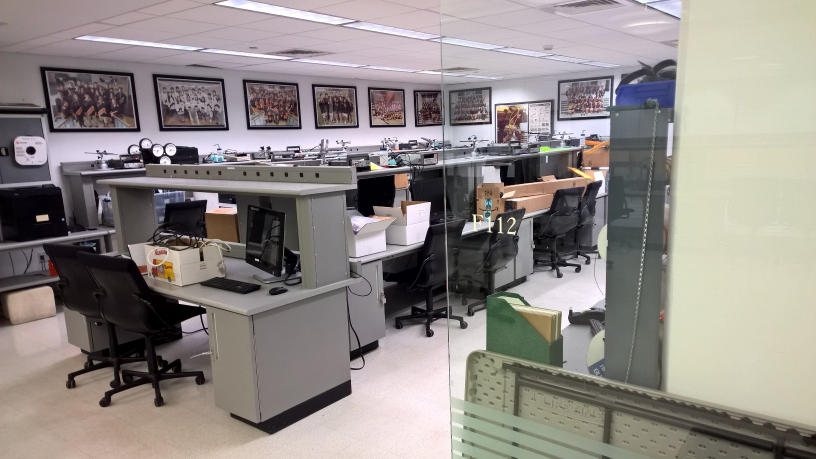
#> input picture prev_work_python/sample1.jpg, 1632 x 918 px (shown at 1/2 size)
$ python sfm_new.py sample1.jpg sample2.jpg
#> lines starting #> are read from the running program, lines starting #| are printed output that depends on the picture; after the words box and inside, x2 and y2 are one past the last pixel; in counts of white or black regions, pixels touching at a corner belong together; long printed decimals are rounded
### prev_work_python/match_features.py
import cv2
import imutils
from matplotlib import pyplot as plt
import numpy as np

orb = cv2.ORB_create()
FLANN_INDEX_LSH = 6

def match_features_orb(im1, im2):
    kpA, desA = orb.detectAndCompute(im1, None)
    kpB, desB = orb.detectAndCompute(im2, None)
    bf = cv2.BFMatcher(cv2.NORM_HAMMING, crossCheck = True)
    matches = bf.match(desA, desB)
    goodKeyPointsA = []
    goodKeyPointsB = []
    print(matches)
    for i, match in enumerate(matches):
        '''
        if len(match) < 2:
            print(i, "could not unpack error")
            continue
        m, n = match
        '''
        if matches[i].distance < 45: # * matches[i][1].distance: # Aparently determined in some paper to work well
            goodMatch = match
            goodKeyPointsA.append(kpA[goodMatch.queryIdx])
            goodKeyPointsB.append(kpB[goodMatch.trainIdx])

    return goodKeyPointsA, goodKeyPointsB

# [51 lines left out: functions match_features_orb_desc, find_keypoints, test, not called in this run]


#test()

### prev_work_python/triangles.py
import numpy as np

def triangulation(r, t, k, p1, p2):
    invK = np.linalg.inv(k)
    h1 = np.array([p1[0], p1[1], 1])
    h2 = np.array([p2[0], p2[1], 1])

    a = hat(invK @ h2)
    b = invK @ h1

    part1 = a @ b
    part2 = a @ t

    z1 = -part1 / part2

    if z1[-1] < 0:
        return None
    else:
        return invK @ (z1 * h1)

def hat(v):
    return np.array([[0, -v[2], v[1]],
                     [v[2], 0, -v[0]],
                     [-v[1], v[0], 0]])

### prev_work_python/sfm_new.py
from match_features import match_features_orb as mf
from triangles import triangulation
import sys
import cv2
import numpy as np
import imutils

FOCAL_LENGTH = 26

W = [[0, -1, 0], [1, 0, 0], [0, 0, 1]]
InvW = [[0, 1, 0], [-1, 0, 0], [0, 0, 1]]
Z = [[0, 1, 0], [-1, 0, 0], [0, 0, 0]]
K = np.diag([FOCAL_LENGTH, FOCAL_LENGTH, 1])

def find_eigenvalues(A):
    U, D, V_t = np.linalg.svd(A)
    print("Eigenvalues:")
    print(D)

def analyze_keypoints(keypoints1, keypoints2):
    assert(len(keypoints1) == len(keypoints2))

    coefficient_matrix = np.zeros((len(keypoints1), 9))
    for i in range(len(keypoints1)):
        pointA = keypoints1[i].pt
        pointB = keypoints2[i].pt
        coefficient_matrix[i][0] = pointA[0] * pointB[0]
        coefficient_matrix[i][1] = pointA[1] * pointB[0]
        coefficient_matrix[i][2] = pointB[0]
        coefficient_matrix[i][3] = pointA[0] * pointB[1]
        coefficient_matrix[i][4] = pointA[1] * pointB[1]
        coefficient_matrix[i][5] = pointB[1]
        coefficient_matrix[i][6] = pointA[0]
        coefficient_matrix[i][7] = pointA[1]
        coefficient_matrix[i][8] = 1

    U, D, V_t = np.linalg.svd(coefficient_matrix, full_matrices = False)
    essential_matrix = np.reshape(V_t[-1], (3, 3))

    U2, D2, Vt2 = np.linalg.svd(essential_matrix)
    D2 = [1, 1, 0]

    essential_matrix = U2 @ np.diag(D2) @ Vt2
    translation = U2 @ W @ np.diag(D2) @ U2.T
    rotation1 = U2 @ np.matrix(InvW) @ Vt2
    rotation2 = U2 @ np.matrix(InvW).T @ Vt2

    # find_eigenvalues(rotation)

    return essential_matrix, translation, [rotation1, rotation2]

def get_epipole(essential, pointA, pointB):
    x = np.append(np.array(pointB), 1)
    xt = np.transpose(np.append(np.array(pointA), 1))

    result = xt @ essential @ x

    return result

def find_epipole_error(keypoints, essential_matrix):
    total_error = 0
    for point in keypoints:
        total_error += get_epipole(essential_matrix, point.pt, point.pt)
    print("Average Error:")
    print(total_error / len(keypoints))

def validate_key_points(img1, img2):
    cv2.imshow('Image 1', img1)
    cv2.imshow('Image 2', img2)
    cv2.waitKey(0)

def print_3d_points(point_array):
    print("POINTS")
    for pt in point_array:
        print(pt)

def main():
    image1 = sys.argv[1]
    image2 = sys.argv[2]

    img1 = cv2.imread(image1)
#> img1 is the input picture: shape (918, 1632, 3); mean B, G, R 134.8, 138.3, 144.7
    img2 = cv2.imread(image2)
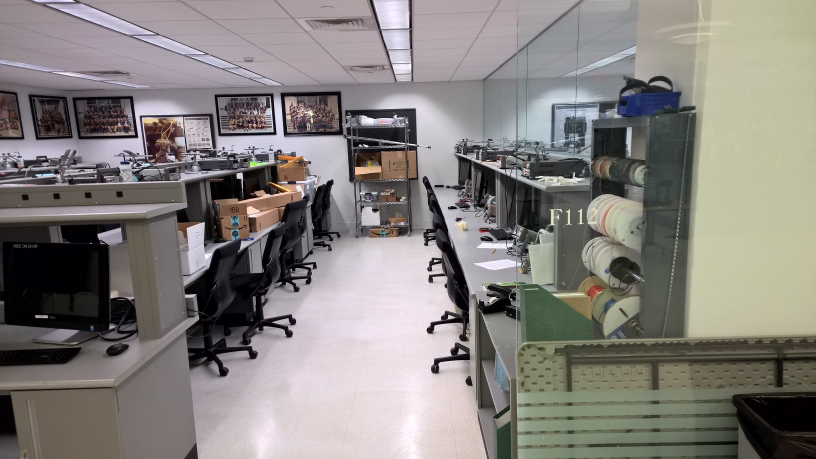
#> input picture prev_work_python/sample2.jpg, 1632 x 918 px (shown at 1/2 size)
#> img2 is the input picture: shape (918, 1632, 3); mean B, G, R 125.6, 129.1, 133.4

    img1 = imutils.resize(img1, width=500)
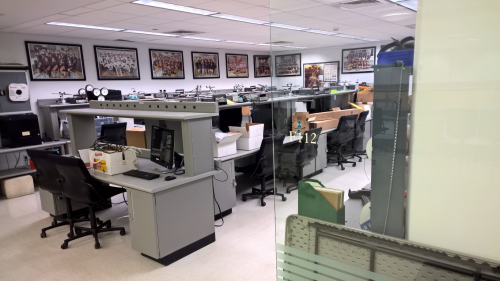
#> img1: shape (281, 500, 3); mean B, G, R 134.8, 138.3, 144.7
    img2 = imutils.resize(img2, width=500)
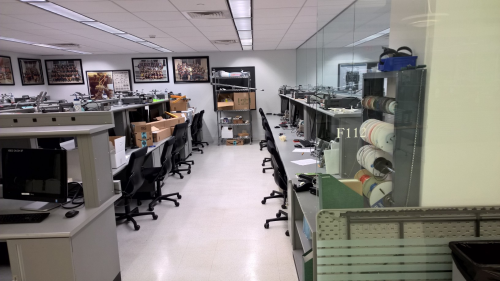
#> img2: shape (281, 500, 3); mean B, G, R 125.6, 129.1, 133.4

    keypoints1, keypoints2 = mf(img1, img2)
#> in match_features_orb, `kpA, desA = orb.detectAndCompute(im1, None)`: kpA = 500 keypoints; strongest (x, y, size): (96, 97, 31), (96, 94, 31), (101, 97, 31), (106, 92, 37.2)
#> in match_features_orb, `kpB, desB = orb.detectAndCompute(im2, None)`: kpB = 500 keypoints; strongest (x, y, size): (168, 80, 31), (83, 83, 31), (267, 200, 31), (267, 220, 31)
#> in match_features_orb, `matches = bf.match(desA, desB)`: matches = 162 matches
#> (printed output is left out)
#> after the loop in match_features_orb, `for i, match in enumerate(matches):`: goodKeyPointsA = 10 keypoints; (x, y, size): (263, 125, 37.2), (299, 75, 31), (342, 169, 31), (305, 69, 44.6), (230, 209, 31), (152, 78, 53.6), (341, 76, 44.6), (368, 187, 53.6), (306, 69, 53.6), (328, 137, 64.3); goodKeyPointsB = 10 keypoints; (x, y, size): (174, 82, 31), (124, 137, 37.2), (122, 137, 44.6), (137, 228, 44.6), (81, 84, 44.6), (177, 60, 44.6), (90, 78, 53.6), (91, 79, 64.3), (135, 86, 53.6), (113, 176, 92.6)
#> keypoints1 has the same summary as goodKeyPointsA in match_features_orb; keypoints2 has the same summary as goodKeyPointsB in match_features_orb

    for i in range(0, len(keypoints1)):
        point = keypoints1[i].pt
        point = (int(point[0]), int(point[1]))
        cv2.circle(img1, point, 7, (0, 0, 20*i % 255), -1)
#> this loop made 10 passes
#> point on passes 1 to 10: (299, 75), (342, 169), (230, 209), (262, 124), (305, 69), (341, 76), (305, 69), (368, 186), (152, 77), (327, 136)
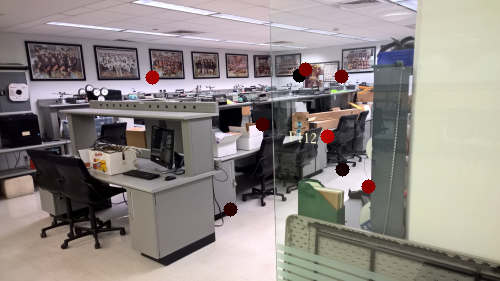
#> img1: shape (281, 500, 3); 0.93% of pixels changed, all inside (x1, y1, x2, y2) = (145, 62, 376, 217)
    for i in range(0, len(keypoints2)):
        point = keypoints2[i].pt
        point = (int(point[0]), int(point[1]))
        cv2.circle(img2, point, 7, (0, 0, 20*i % 255), -1)
#> this loop made 10 passes
#> point on passes 1 to 10: (80, 83), (136, 227), (177, 60), (122, 136), (89, 77), (134, 86), (91, 78), (123, 136), (174, 82), (113, 176)
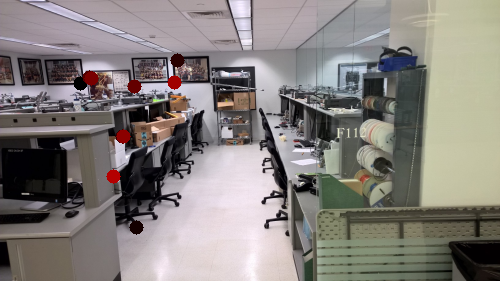
#> img2: shape (281, 500, 3); 0.87% of pixels changed, all inside (x1, y1, x2, y2) = (73, 53, 185, 235)

    # validate_key_points(img1, img2)

    essential_matrix, translation_matrix, rotations = analyze_keypoints(keypoints1, keypoints2)
#> the loop in analyze_keypoints, `for i in range(len(keypoints1)):` made 10 passes
#> (pointA, pointB) on passes 1 to 10: ((299, 75), (80.64, 83.52)), ((342, 169), (136.8, 227.5)), ((230, 209), (177.1, 60.48)), ((262.8, 124.8), (122.4, 136.8)), ((305.3, 69.12), (89.86, 77.76)), ((341.3, 76.32), (134.8, 86.4)), ((305.9, 69.12), (91.24, 78.8)), ((368.1, 186.6), (123.6, 136.8)), ((152.1, 77.76), (174, 82)), ((327.6, 136.9), (113.5, 176.2))
#> in analyze_keypoints, `U, D, V_t = np.linalg.svd(coefficient_matrix, full_matrices = False)`: D = [183942.5, 41354.1, 23836.4, 3436.6, 110.6, 92.36, 17.31, 11.88, 0.00632]
#> in analyze_keypoints, `essential_matrix = np.reshape(V_t[-1], (3, 3))`: essential_matrix = [[-1.65e-05, 9.18e-06, 0.00399], [-1.32e-05, 4.49e-06, 0.00376], [0.00376, -0.00163, -1]]
#> in analyze_keypoints, `U2, D2, Vt2 = np.linalg.svd(essential_matrix)`: U2 = [[-0.00399, 0.849, 0.528], [-0.00376, -0.528, 0.849], [1, 0.0014, 0.0053]]; D2 = [1, 3.59e-06, 3.52e-08]; Vt2 = [[0.00376, -0.00163, -1], [-0.488, 0.873, -0.00326], [0.873, 0.488, 0.00249]]
#> in analyze_keypoints, `essential_matrix = U2 @ np.diag(D2) @ Vt2`: essential_matrix = [[-0.414, 0.741, 0.00122], [0.258, -0.461, 0.00548], [0.00308, -0.000409, -1]]
#> in analyze_keypoints, `translation = U2 @ W @ np.diag(D2) @ U2.T`: translation = [[1.5e-19, -0.0053, 0.849], [0.0053, 4.62e-20, -0.528], [-0.849, 0.528, 7.41e-20]]
#> in analyze_keypoints, `rotation1 = U2 @ np.matrix(InvW) @ Vt2`: rotation1 = [[0.46, 0.256, 0.85], [0.745, 0.41, -0.526], [-0.483, 0.876, -0.00185]]
#> in analyze_keypoints, `rotation2 = U2 @ np.matrix(InvW).T @ Vt2`: rotation2 = [[0.462, 0.26, -0.848], [0.737, 0.418, 0.53], [0.492, -0.87, 0.00187]]
#> translation_matrix has the same summary as translation in analyze_keypoints; rotations = [[[0.46, 0.256, 0.85], [0.745, 0.41, -0.526], [-0.483, 0.876, -0.00185]], [[0.462, 0.26, -0.848], [0.737, 0.418, 0.53], [0.492, -0.87, 0.00187]]]
    print("ESSENTIAL MATRIX")
    print(essential_matrix)
#| [[-4.14005451e-01  7.41278362e-01  1.22176304e-03]
#|  [ 2.57590151e-01 -4.61248022e-01  5.48092657e-03]
#|  [ 3.07930914e-03 -4.08661904e-04 -9.99981135e-01]]
    print("ROTATIONS")
    print(rotations)
#| [matrix([[ 0.46 ,  0.2555,  0.8504],
#|         [ 0.7451,  0.4098, -0.5262],
#|         [-0.483,  0.8756, -0.001845]]), matrix([[ 0.4625,  0.2597, -0.8477],
#|         [ 0.7374,  0.4181,  0.5304],
#|         [ 0.4922, -0.8705,  0.001871]])]

    t1 = translation_matrix[2][1]
#> t1 = 0.528
    t2 = translation_matrix[0][2]
#> t2 = 0.849
    t3 = translation_matrix[1][0]
#> t3 = 0.0053
    translation = np.array([t1, t2, t3])
#> translation = [0.528, 0.849, 0.0053]

    translations = [translation, -1 * translation]
#> translations = [[0.528, 0.849, 0.0053], [-0.528, -0.849, -0.0053]]

    print("TRANSLATION")
    print(translation)
#| [0.5283 0.849 0.005299]

    print(essential_matrix @ translation)
#| [ 0.4107  -0.2555 -0.004019]

    find_epipole_error(keypoints1, essential_matrix)
#> the loop in find_epipole_error, `for point in keypoints:` made 10 passes
#> (point, xt in get_epipole, result in get_epipole, total_error) on passes 1 to 9: (keypoint at (299, 75), size 31, [299, 75, 1], -17206.7, -17206.7), (keypoint at (342, 169), size 31, [342, 169, 1], -3863.5, -21070.2), (keypoint at (230, 209), size 31, [230, 209, 1], 5968, -15102.2), (keypoint at (262.8, 124.8), size 37.2, [262.8, 124.8, 1], -3015.7, -18117.9), (keypoint at (305.3, 69.1), size 44.6, [305.3, 69.12, 1], -19709.5, -37827.4), (keypoint at (341.3, 76.3), size 44.6, [341.3, 76.32, 1], -24888.8, -62716.3), (keypoint at (305.9, 69.1), size 53.6, [305.9, 69.12, 1], -19815.5, -82531.7), (keypoint at (368.1, 186.6), size 53.6, [368.1, 186.6, 1], -3537, -86068.7), (keypoint at (152.1, 77.8), size 53.6, [152.1, 77.76, 1], -551.1, -86619.8)
#> after the loop in find_epipole_error, `for point in keypoints:`: total_error = -94909.7
#| -9490.969

    point_pairs = zip(keypoints1, keypoints2)
    points_in_3d = []
    check_failed = False
    for rotation in rotations:
        for translation in translations:
            check_failed = False
            for point1, point2 in point_pairs:
                result = triangulation(rotation, translation, K, point1.pt, point2.pt)
                if result is None:
                    check_failed = True
                    print(len(points_in_3d))
                    points_in_3d = []
                    break
                else:
                    points_in_3d.append(result)

            if not check_failed:
                break

        if not check_failed:
            break
#> this loop made 2 passes
#| 1
#| 1
#| 4
#| 0

    print_3d_points(points_in_3d)

if __name__ == '__main__':
    main()
